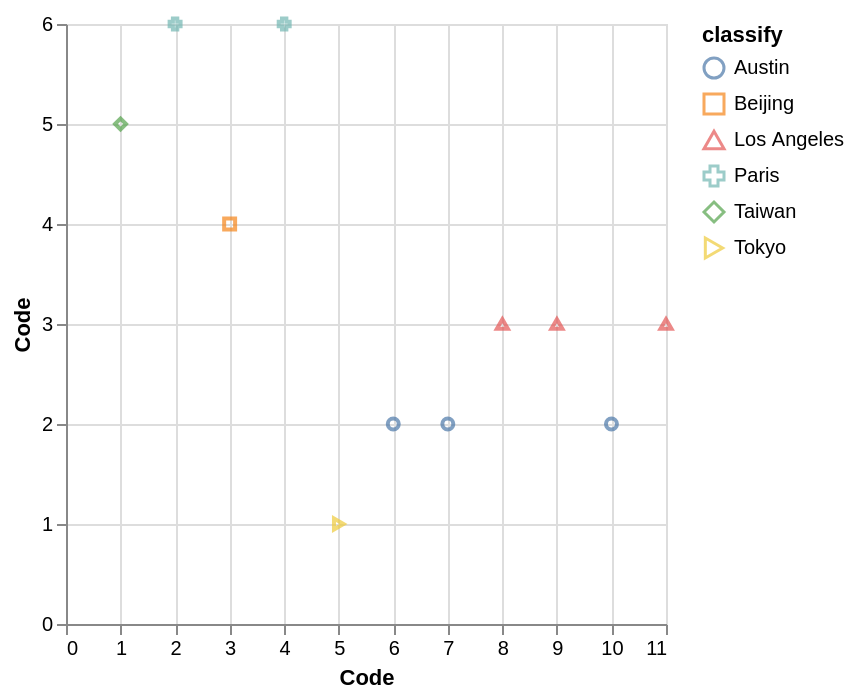

Write a Vega-Lite specification for this figure.
### Vega-Lite specification from a JSON file in a GitHub repository (floating-point values rounded to 4 significant figures)
{"data": {"values": [{"x_data": 6, "y_data": 2, "classify": "Austin"}, {"x_data": 7, "y_data": 2, "classify": "Austin"}, {"x_data": 10, "y_data": 2, "classify": "Austin"}, {"x_data": 3, "y_data": 4, "classify": "Beijing"}, {"x_data": 8, "y_data": 3, "classify": "Los Angeles"}, {"x_data": 9, "y_data": 3, "classify": "Los Angeles"}, {"x_data": 11, "y_data": 3, "classify": "Los Angeles"}, {"x_data": 2, "y_data": 6, "classify": "Paris"}, {"x_data": 4, "y_data": 6, "classify": "Paris"}, {"x_data": 1, "y_data": 5, "classify": "Taiwan"}, {"x_data": 5, "y_data": 1, "classify": "Tokyo"}]}, "mark": "point", "encoding": {"x": {"field": "x_data", "type": "quantitative", "title": "Code", "scale": {"zero": "false"}}, "y": {"field": "y_data", "type": "quantitative", "title": "Code", "scale": {"zero": "false"}}, "color": {"field": "classify", "type": "nominal"}, "shape": {"field": "classify", "type": "nominal"}}}
